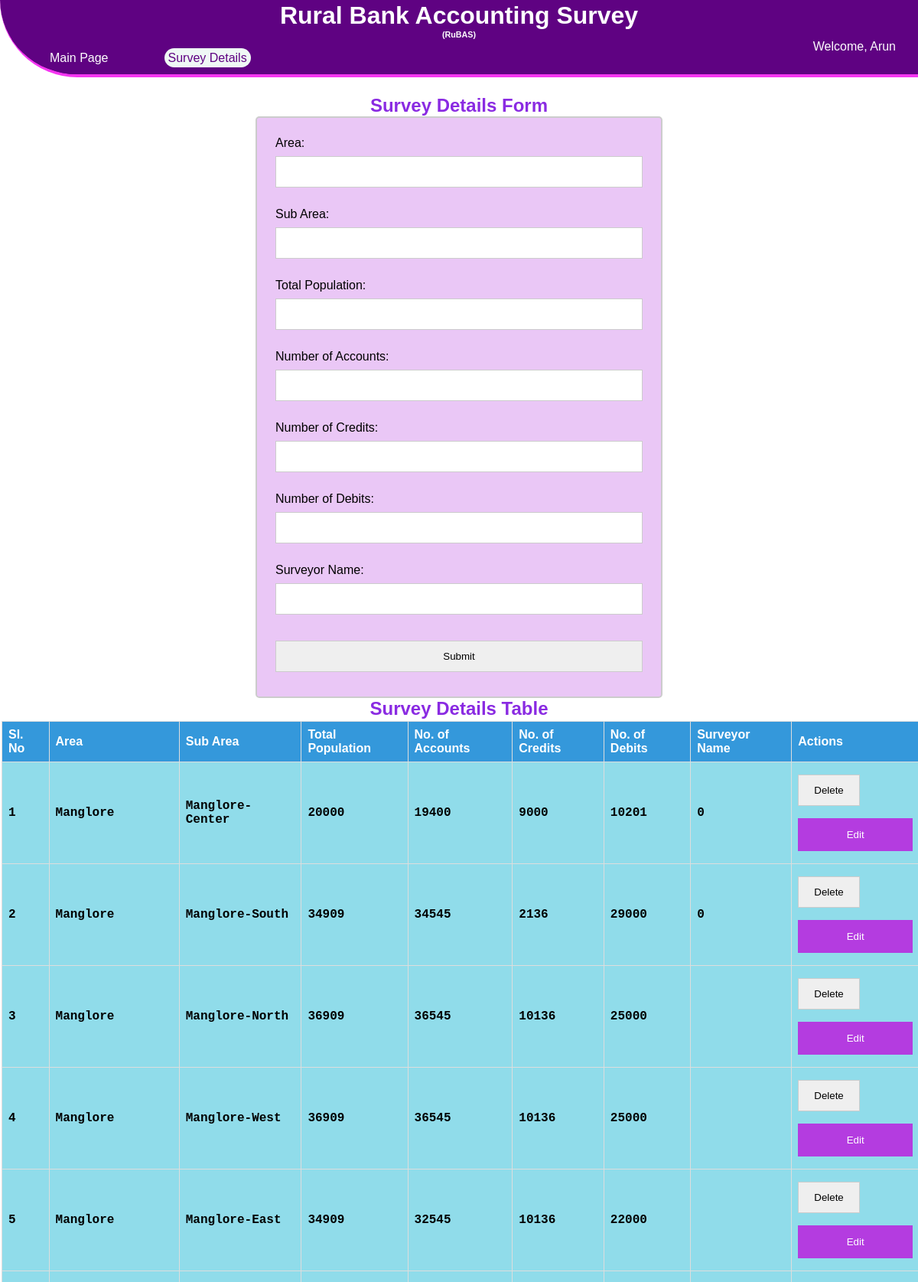
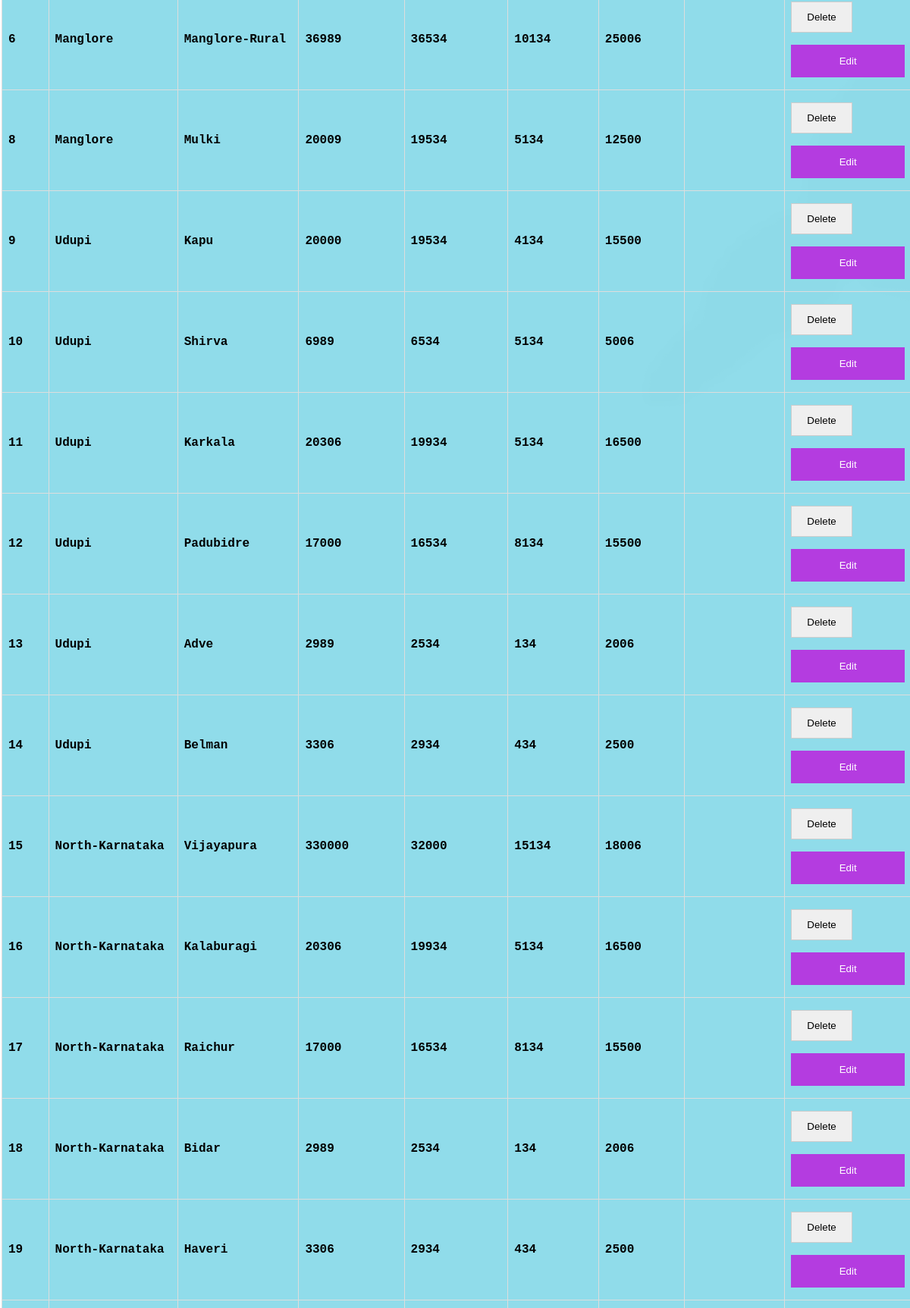
The app's page /SurveyorPage.php (signed in, upper part) with its own data (2 pictures, top to bottom).
### tables this page shows
CREATE TABLE `surveydtails` (
  `sl.no` int(99) NOT NULL,
  `Area` varchar(999) NOT NULL,
  `SubArea` varchar(999) NOT NULL,
  `TotalPopulation` int(99) NOT NULL,
  `NoOfAcc` int(99) NOT NULL,
  `NoOfCredit` int(99) NOT NULL,
  `NoOfDebit` int(99) NOT NULL,
  `SurveyorName` varchar(20) NOT NULL
);

### SurveyorPage.php (the view, shortened to what this page needs)
<?php
$user_id = $_SESSION['user_id'];
include "connection.php";
$result = $conn->query("SELECT * FROM surveydtails");
?>
<!DOCTYPE html>
<html>
<head>
    <link rel="stylesheet" href="style.css">
</head>
<body>
    <img src="Images/79.png" alt="Bank" class="backGroundImg">
    <header class="headM">
        <div id="main_head">
            <h1 id="main_heading_text">
                Rural Bank Accounting Survey
            </h1>
            <h6 id="main_heading_abr">(RuBAS)</h6>
        </div>
        <diV class="navOut">
            <nav class="navbar">
                <ul>
                    <li><a href="index.php#HomeSection" id="homeSec">Main Page</a></li>
                    <li><a id="SurvBtn">Survey Details</a></li>
                    <li id="log"><a id="logDetail" onclick="toggleLogoutContainer()">
                            <?php if (isset($user_id)) : ?>
                            Welcome,
                            <?php echo $user_id; ?>
                            <?php endif; ?>
                        </a>
                    </li>
                </ul>
            </nav>
        </diV>
    </header>
    <div class="Spacetop">
        <ul class="marquee">
            <li><img src="" alt=""></li>
        </ul>
    </div>
    <div style="margin-top: 5%;">
        <h2>Survey Details Form</h2>
        <form name="surveyForm" action="" method="post" onsubmit="return validateForm()" style="width: 40%;margin: auto;padding: 2%;background-color: #b43ce049;color: black;border: #ccc 2px solid;border-radius: 5px;">
            Area: <input type="text" name="area" required><br><br>
            Sub Area: <input type="text" name="subArea" required><br><br>
            Total Population: <input type="text" name="totalPopulation" required><br><br>
            Number of Accounts: <input type="text" name="noOfAcc" required><br><br>
            Number of Credits: <input type="text" name="noOfCredit" required><br><br>
            Number of Debits: <input type="text" name="noOfDebit" required><br><br>
            Surveyor Name: <input type="text" name="surveyorName" required><br><br>
            <input type="submit" value="Submit">
        </form>
        <h2>Survey Details Table</h2>
        <table border="1">
            <tr>
                <th>Sl. No</th>
                <th>Area</th>
                <th>Sub Area</th>
                <th>Total Population</th>
                <th>No. of Accounts</th>
                <th>No. of Credits</th>
                <th>No. of Debits</th>
                <th>Surveyor Name</th>
                <th>Actions</th>
            </tr>
            <?php
    if ($result->num_rows > 0) {
        while($row = $result->fetch_assoc()) {
            echo "<tr>
                    <td>{$row['sl.no']}</td>
                    <td>{$row['Area']}</td>
                    <td>{$row['SubArea']}</td>
                    <td>{$row['TotalPopulation']}</td>
                    <td>{$row['NoOfAcc']}</td>
                    <td>{$row['NoOfCredit']}</td>
                    <td>{$row['NoOfDebit']}</td>
                    <td>{$row['SurveyorName']}</td>
                    <td>
                        <form action='' method='post' style='display:inline-block;'>
                            <input type='hidden' name='id' value='{$row['sl.no']}'>
                            <input type='hidden' name='action' value='delete'>
                            <input type='submit' value='Delete'>
                        </form>
                        <button onclick=\"editRecord(
                            '{$row['sl.no']}',
                            '{$row['Area']}',
                            '{$row['SubArea']}',
                            '{$row['TotalPopulation']}',
                            '{$row['NoOfAcc']}',
                            '{$row['NoOfCredit']}',
                            '{$row['NoOfDebit']}',
                            '{$row['SurveyorName']}'
                        )\">Edit</button>
                    </td>
                  </tr>";
        }
    } else {
        echo "<tr><td colspan='9'>No records found</td></tr>";
    }
    ?>
        </table>
    </div>
</body>
<body>
</body>
</html>

### style.css (style rules this page uses)
body { font-family: Arial, Helvetica, sans-serif; color: #888; margin: 0; display: flex; flex-direction: column; justify-content: center; align-items: center; min-height: 100vh; }
.backGroundImg { position: fixed; top: 10vh; left: 20%; width: auto; height: 100%; margin-top: 2%; margin-bottom: 20px; margin-left: auto; margin-right: auto; z-index: -3; opacity: 0.5; }
.Spacetop { height: 8vh; width: 100%; top: 0; background-color: #ffffff6b; z-index: -2; }
input { width: 100%; padding: 12px 20px; margin: 8px 0; display: inline-block; border: 1px solid #ccc; box-sizing: border-box; }
button { background-color: #b43ce0; color: white; padding: 14px 20px; margin: 8px 0; border: none; cursor: pointer; width: 100%; }
#log { float: right; margin-right: 2%; margin-bottom: 0; margin-top: -15px; }
#main_head { text-align: center; color: #fefefe; }
#main_heading_text { margin-top: 0.2%; margin-bottom: 0%; padding-bottom: 0%; }
#main_heading_abr { margin-top: 0%; margin-bottom: 0%; padding-top: 0%; }
.navOut { background-color: #5f0282; }
.navbar { overflow: auto; }
.navbar li { float: left; list-style: none; margin: 12px 8px; margin-top: 0%; margin-left: 5%; }
.navbar li a { padding: 4px 5px; text-decoration: none; color: #fefefe; border-radius: 20px; }
.headM { background-color: #5f0282; overflow: auto; width: 100%; z-index: 1; margin-top: 0%; padding-top: 0%; position: fixed; top: 0%; border-bottom: 4px solid #f535f1; border-bottom-left-radius: 25em; }
.navbar ul { padding: 0%; }
h2 { color: blueviolet; margin:auto; width:fit-content; }
.navbar #SurvBtn { background-color: #eff8f5; color: #5f0282; }
table { border-collapse: collapse; width: 100%; border-radius: 5px; margin: 2px; }
th, td { border: 1px solid #ddd; padding: 8px; text-align: left; }
th { background-color: #3498db; color: white; }
td { background-color: rgba(117, 212, 229, 0.8); color: #000; font-family: 'Courier New', Courier, monospace; font-weight: bolder; }

### records on screen
surveydtails: no "1", Area "Manglore", SubArea "Manglore-Center", TotalPopulation "20000", NoOfAcc "19400", NoOfCredit "9000", NoOfDebit "10201", SurveyorName "0"
surveydtails: no "2", Area "Manglore", SubArea "Manglore-South", TotalPopulation "34909", NoOfAcc "34545", NoOfCredit "2136", NoOfDebit "29000", SurveyorName "0"
surveydtails: no "3", Area "Manglore", SubArea "Manglore-North", TotalPopulation "36909", NoOfAcc "36545", NoOfCredit "10136", NoOfDebit "25000"
surveydtails: no "4", Area "Manglore", SubArea "Manglore-West", TotalPopulation "36909", NoOfAcc "36545", NoOfCredit "10136", NoOfDebit "25000"
surveydtails: no "5", Area "Manglore", SubArea "Manglore-East", TotalPopulation "34909", NoOfAcc "32545", NoOfCredit "10136", NoOfDebit "22000"
surveydtails: no "6", Area "Manglore", SubArea "Manglore-Rural", TotalPopulation "36989", NoOfAcc "36534", NoOfCredit "10134", NoOfDebit "25006"
surveydtails: no "8", Area "Manglore", SubArea "Mulki", TotalPopulation "20009", NoOfAcc "19534", NoOfCredit "5134", NoOfDebit "12500"
surveydtails: no "9", Area "Udupi", SubArea "Kapu", TotalPopulation "20000", NoOfAcc "19534", NoOfCredit "4134", NoOfDebit "15500"
surveydtails: no "10", Area "Udupi", SubArea "Shirva", TotalPopulation "6989", NoOfAcc "6534", NoOfCredit "5134", NoOfDebit "5006"
surveydtails: no "11", Area "Udupi", SubArea "Karkala", TotalPopulation "20306", NoOfAcc "19934", NoOfCredit "5134", NoOfDebit "16500"
surveydtails: no "12", Area "Udupi", SubArea "Padubidre", TotalPopulation "17000", NoOfAcc "16534", NoOfCredit "8134", NoOfDebit "15500"
surveydtails: no "13", Area "Udupi", SubArea "Adve", TotalPopulation "2989", NoOfAcc "2534", NoOfCredit "134", NoOfDebit "2006"
surveydtails: no "14", Area "Udupi", SubArea "Belman", TotalPopulation "3306", NoOfAcc "2934", NoOfCredit "434", NoOfDebit "2500"
surveydtails: no "15", Area "North-Karnataka", SubArea "Vijayapura", TotalPopulation "330000", NoOfAcc "32000", NoOfCredit "15134", NoOfDebit "18006"
surveydtails: no "16", Area "North-Karnataka", SubArea "Kalaburagi", TotalPopulation "20306", NoOfAcc "19934", NoOfCredit "5134", NoOfDebit "16500"
surveydtails: no "17", Area "North-Karnataka", SubArea "Raichur", TotalPopulation "17000", NoOfAcc "16534", NoOfCredit "8134", NoOfDebit "15500"
surveydtails: no "18", Area "North-Karnataka", SubArea "Bidar", TotalPopulation "2989", NoOfAcc "2534", NoOfCredit "134", NoOfDebit "2006"
surveydtails: no "19", Area "North-Karnataka", SubArea "Haveri", TotalPopulation "3306", NoOfAcc "2934", NoOfCredit "434", NoOfDebit "2500"

### other values on screen
$user_id "Arun"
